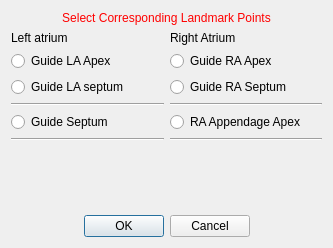
<?xml version="1.0" encoding="UTF-8"?>
<ui version="4.0">
 <class>FourChamberGuidePointsViewSelector</class>
 <widget class="QWidget" name="FourChamberGuidePointsViewSelector">
  <property name="geometry">
   <rect>
    <x>0</x>
    <y>0</y>
    <width>333</width>
    <height>248</height>
   </rect>
  </property>
  <property name="minimumSize">
   <size>
    <width>0</width>
    <height>248</height>
   </size>
  </property>
  <property name="maximumSize">
   <size>
    <width>16777215</width>
    <height>248</height>
   </size>
  </property>
  <property name="windowTitle">
   <string>Set Values</string>
  </property>
  <layout class="QVBoxLayout" name="verticalLayout">
   <item>
    <widget class="QLabel" name="titleLabel">
     <property name="styleSheet">
      <string notr="true">QLabel { color: rgb(255, 0, 0) }</string>
     </property>
     <property name="text">
      <string>Select Corresponding Landmark Points</string>
     </property>
     <property name="alignment">
      <set>Qt::AlignCenter</set>
     </property>
    </widget>
   </item>
   <item>
    <layout class="QGridLayout" name="gridLayout">
     <item row="2" column="1">
      <widget class="QRadioButton" name="radioBtn_RA_SEPTUM">
       <property name="text">
        <string>Guide RA Septum</string>
       </property>
      </widget>
     </item>
     <item row="1" column="0">
      <widget class="QRadioButton" name="radioBtn_LA_APEX">
       <property name="text">
        <string>Guide LA Apex</string>
       </property>
      </widget>
     </item>
     <item row="0" column="0">
      <widget class="QLabel" name="label_rough">
       <property name="text">
        <string>Left atrium </string>
       </property>
      </widget>
     </item>
     <item row="5" column="0">
      <widget class="Line" name="line">
       <property name="orientation">
        <enum>Qt::Horizontal</enum>
       </property>
      </widget>
     </item>
     <item row="4" column="1">
      <widget class="QRadioButton" name="radioBtn_RAA_APEX">
       <property name="text">
        <string>RA Appendage Apex</string>
       </property>
      </widget>
     </item>
     <item row="1" column="1">
      <widget class="QRadioButton" name="radioBtn_RA_APEX">
       <property name="text">
        <string>Guide RA Apex</string>
       </property>
      </widget>
     </item>
     <item row="0" column="1">
      <widget class="QLabel" name="label">
       <property name="text">
        <string>Right Atrium</string>
       </property>
      </widget>
     </item>
     <item row="5" column="1">
      <widget class="Line" name="line_2">
       <property name="orientation">
        <enum>Qt::Horizontal</enum>
       </property>
      </widget>
     </item>
     <item row="2" column="0">
      <widget class="QRadioButton" name="radioBtn_LA_SEPTUM">
       <property name="text">
        <string>Guide LA septum</string>
       </property>
      </widget>
     </item>
     <item row="3" column="1">
      <widget class="Line" name="line_3">
       <property name="orientation">
        <enum>Qt::Horizontal</enum>
       </property>
      </widget>
     </item>
     <item row="3" column="0">
      <widget class="Line" name="line_4">
       <property name="orientation">
        <enum>Qt::Horizontal</enum>
       </property>
      </widget>
     </item>
     <item row="4" column="0">
      <widget class="QRadioButton" name="radioBtn_ATRIAL_SEPTUM">
       <property name="text">
        <string>Guide Septum</string>
       </property>
      </widget>
     </item>
    </layout>
   </item>
   <item>
    <spacer name="verticalSpacer">
     <property name="orientation">
      <enum>Qt::Vertical</enum>
     </property>
     <property name="sizeHint" stdset="0">
      <size>
       <width>20</width>
       <height>40</height>
      </size>
     </property>
    </spacer>
   </item>
   <item>
    <widget class="QDialogButtonBox" name="buttonBox">
     <property name="enabled">
      <bool>true</bool>
     </property>
     <property name="orientation">
      <enum>Qt::Horizontal</enum>
     </property>
     <property name="standardButtons">
      <set>QDialogButtonBox::Cancel|QDialogButtonBox::Ok</set>
     </property>
     <property name="centerButtons">
      <bool>true</bool>
     </property>
    </widget>
   </item>
  </layout>
 </widget>
 <layoutdefault spacing="6" margin="11"/>
 <resources/>
 <connections/>
</ui>
